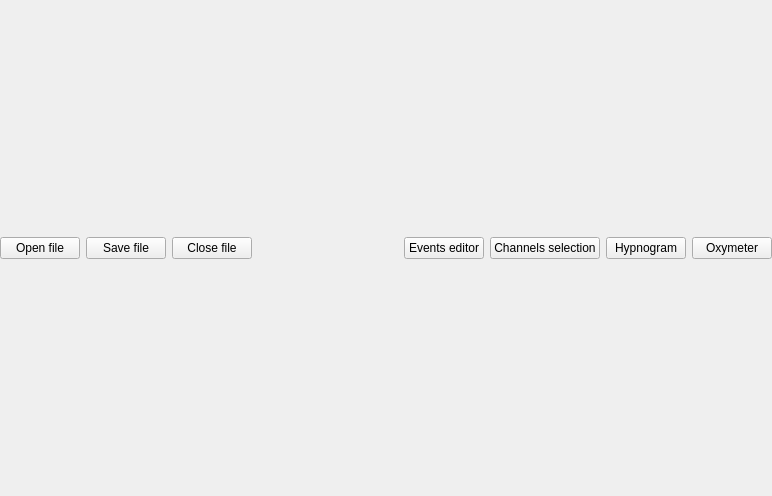
<?xml version="1.0" encoding="UTF-8"?>
<ui version="4.0">
 <class>EEGViewerView</class>
 <widget class="QWidget" name="EEGViewerView">
  <property name="geometry">
   <rect>
    <x>0</x>
    <y>0</y>
    <width>772</width>
    <height>496</height>
   </rect>
  </property>
  <property name="windowTitle">
   <string>Form</string>
  </property>
  <layout class="QVBoxLayout" name="verticalLayout_2" stretch="0,1">
   <property name="spacing">
    <number>7</number>
   </property>
   <property name="leftMargin">
    <number>0</number>
   </property>
   <property name="topMargin">
    <number>0</number>
   </property>
   <property name="rightMargin">
    <number>0</number>
   </property>
   <property name="bottomMargin">
    <number>0</number>
   </property>
   <item>
    <widget class="QWidget" name="nav_buttons_widget" native="true">
     <layout class="QHBoxLayout" name="horizontalLayout">
      <property name="leftMargin">
       <number>0</number>
      </property>
      <property name="topMargin">
       <number>0</number>
      </property>
      <property name="rightMargin">
       <number>0</number>
      </property>
      <property name="bottomMargin">
       <number>0</number>
      </property>
      <item>
       <widget class="QPushButton" name="open_file_pushButton">
        <property name="text">
         <string>Open file</string>
        </property>
       </widget>
      </item>
      <item>
       <widget class="QPushButton" name="save_file_pushButton">
        <property name="text">
         <string>Save file</string>
        </property>
       </widget>
      </item>
      <item>
       <widget class="QPushButton" name="close_file_pushButton">
        <property name="text">
         <string>Close file</string>
        </property>
       </widget>
      </item>
      <item>
       <spacer name="horizontalSpacer">
        <property name="orientation">
         <enum>Qt::Horizontal</enum>
        </property>
        <property name="sizeHint" stdset="0">
         <size>
          <width>40</width>
          <height>20</height>
         </size>
        </property>
       </spacer>
      </item>
      <item>
       <widget class="QPushButton" name="event_pushButton">
        <property name="text">
         <string>Events editor</string>
        </property>
       </widget>
      </item>
      <item>
       <widget class="QPushButton" name="channels_pushButton">
        <property name="text">
         <string>Channels selection</string>
        </property>
       </widget>
      </item>
      <item>
       <widget class="QPushButton" name="hypnogram_pushButton">
        <property name="text">
         <string>Hypnogram</string>
        </property>
       </widget>
      </item>
      <item>
       <widget class="QPushButton" name="oxymeter_pushButton">
        <property name="text">
         <string>Oxymeter</string>
        </property>
       </widget>
      </item>
     </layout>
    </widget>
   </item>
   <item>
    <layout class="QVBoxLayout" name="main_layout">
     <property name="spacing">
      <number>0</number>
     </property>
    </layout>
   </item>
  </layout>
 </widget>
 <resources/>
 <connections>
  <connection>
   <sender>event_pushButton</sender>
   <signal>clicked()</signal>
   <receiver>EEGViewerView</receiver>
   <slot>events_clicked()</slot>
   <hints>
    <hint type="sourcelabel">
     <x>46</x>
     <y>13</y>
    </hint>
    <hint type="destinationlabel">
     <x>385</x>
     <y>247</y>
    </hint>
   </hints>
  </connection>
  <connection>
   <sender>channels_pushButton</sender>
   <signal>clicked()</signal>
   <receiver>EEGViewerView</receiver>
   <slot>channels_clicked()</slot>
   <hints>
    <hint type="sourcelabel">
     <x>146</x>
     <y>13</y>
    </hint>
    <hint type="destinationlabel">
     <x>385</x>
     <y>247</y>
    </hint>
   </hints>
  </connection>
  <connection>
   <sender>hypnogram_pushButton</sender>
   <signal>clicked()</signal>
   <receiver>EEGViewerView</receiver>
   <slot>hypnogram_clicked()</slot>
   <hints>
    <hint type="sourcelabel">
     <x>246</x>
     <y>13</y>
    </hint>
    <hint type="destinationlabel">
     <x>385</x>
     <y>247</y>
    </hint>
   </hints>
  </connection>
  <connection>
   <sender>oxymeter_pushButton</sender>
   <signal>clicked()</signal>
   <receiver>EEGViewerView</receiver>
   <slot>oxymeter_clicked()</slot>
   <hints>
    <hint type="sourcelabel">
     <x>346</x>
     <y>13</y>
    </hint>
    <hint type="destinationlabel">
     <x>385</x>
     <y>247</y>
    </hint>
   </hints>
  </connection>
  <connection>
   <sender>open_file_pushButton</sender>
   <signal>clicked()</signal>
   <receiver>EEGViewerView</receiver>
   <slot>open_file()</slot>
   <hints>
    <hint type="sourcelabel">
     <x>37</x>
     <y>11</y>
    </hint>
    <hint type="destinationlabel">
     <x>385</x>
     <y>247</y>
    </hint>
   </hints>
  </connection>
  <connection>
   <sender>save_file_pushButton</sender>
   <signal>clicked()</signal>
   <receiver>EEGViewerView</receiver>
   <slot>save_file()</slot>
   <hints>
    <hint type="sourcelabel">
     <x>119</x>
     <y>11</y>
    </hint>
    <hint type="destinationlabel">
     <x>385</x>
     <y>247</y>
    </hint>
   </hints>
  </connection>
  <connection>
   <sender>close_file_pushButton</sender>
   <signal>clicked()</signal>
   <receiver>EEGViewerView</receiver>
   <slot>close_file()</slot>
   <hints>
    <hint type="sourcelabel">
     <x>201</x>
     <y>11</y>
    </hint>
    <hint type="destinationlabel">
     <x>385</x>
     <y>247</y>
    </hint>
   </hints>
  </connection>
 </connections>
 <slots>
  <slot>events_clicked()</slot>
  <slot>channels_clicked()</slot>
  <slot>hypnogram_clicked()</slot>
  <slot>oxymeter_clicked()</slot>
  <slot>open_file()</slot>
  <slot>save_file()</slot>
  <slot>close_file()</slot>
 </slots>
</ui>
